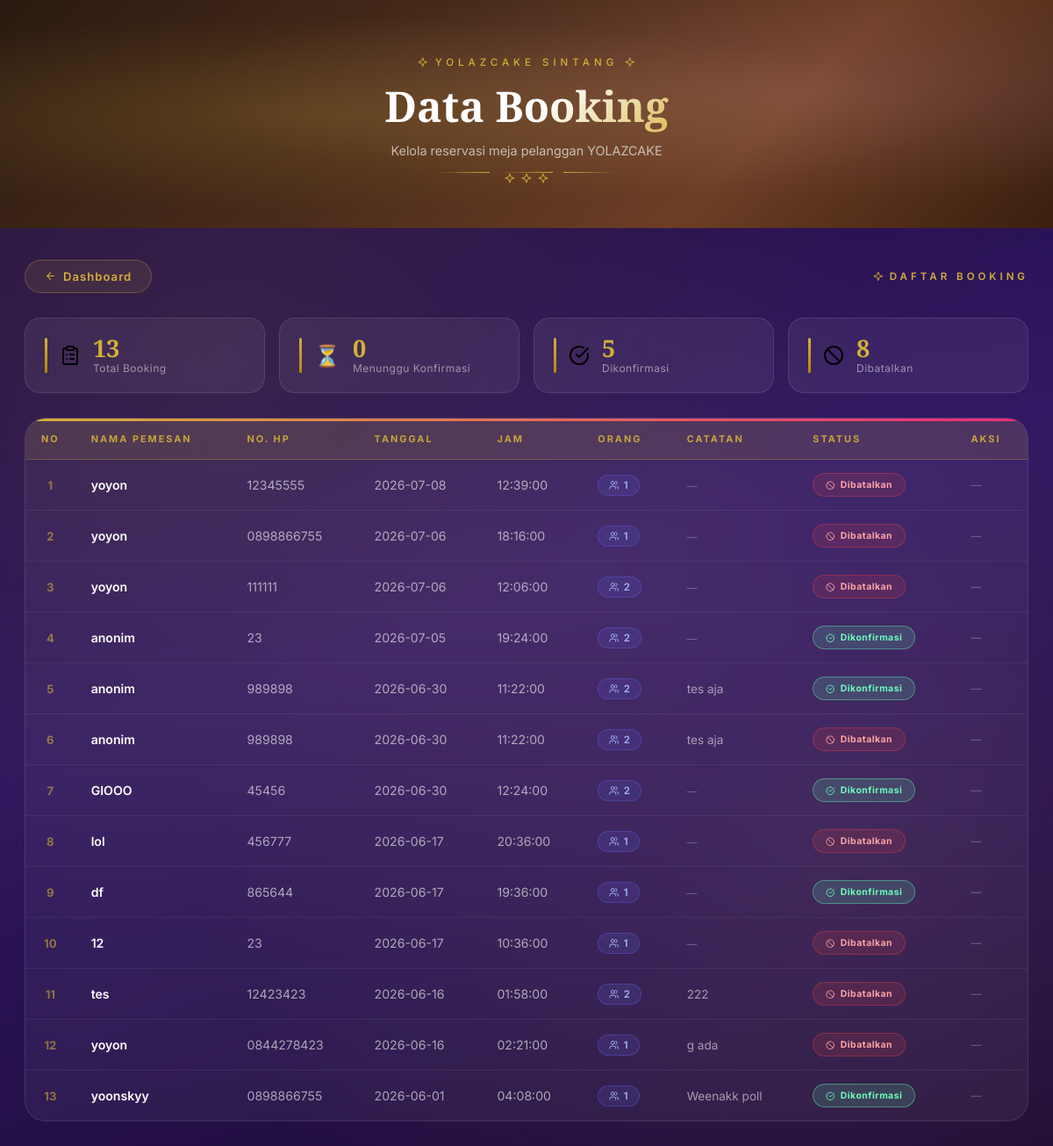
The app's page /booking/admin_booking.php (signed in) with its own data.
### tables this page shows
CREATE TABLE `booking` (
  `id_booking` int(11) NOT NULL,
  `id_member` int(11) DEFAULT NULL,
  `id_user` int(11) DEFAULT NULL,
  `nama_pemesan` varchar(100) NOT NULL,
  `no_hp` varchar(20) NOT NULL,
  `tanggal_booking` date NOT NULL,
  `jam_booking` time NOT NULL,
  `jumlah_orang` int(11) NOT NULL,
  `catatan` text DEFAULT NULL,
  `status` enum('Pending','Dikonfirmasi','Selesai','Dibatalkan') DEFAULT 'Pending',
  `created_at` timestamp NOT NULL DEFAULT current_timestamp(),
  `id_meja` int(11) DEFAULT NULL
);

### booking/admin_booking.php (the view, shortened to what this page needs)
<?php
require_once '../config/koneksi.php';
$csrf = csrf_token();
$query = mysqli_query($conn, "SELECT * FROM booking ORDER BY created_at DESC");
?>
<!DOCTYPE html>
<html lang="id">
<head>
  <link rel="stylesheet" href="../assets/css/lucide-icons.css">
</head>
<body>
<div class="page-hero" id="pageHero">
  <div class="hero-inner">
    <p class="hero-eyebrow"><i data-lucide="sparkle" class="lucide-ic"></i> YOLAZCAKE Sintang <i data-lucide="sparkle" class="lucide-ic"></i></p>
    <h1>Data Booking</h1>
    <p class="hero-sub">Kelola reservasi meja pelanggan YOLAZCAKE</p>
    <div class="hero-divider">
      <span></span><span class="diamond"><i data-lucide="sparkle" class="lucide-ic"></i> <i data-lucide="sparkle" class="lucide-ic"></i> <i data-lucide="sparkle" class="lucide-ic"></i></span><span></span>
    </div>
  </div>
</div>
<div class="page-wrapper">
  <div class="top-bar">
    <a href="../dashboard.php" class="btn-back"><i data-lucide="arrow-left" class="lucide-ic"></i> Dashboard</a>
    <span class="section-eyebrow"><i data-lucide="sparkle" class="lucide-ic"></i> Daftar Booking</span>
  </div>
  <?php
    $stat_query = mysqli_query($conn, "
      SELECT
        COUNT(*) AS total,
        SUM(status='Pending') AS total_pending,
        SUM(status='Dikonfirmasi') AS total_konfirmasi,
        SUM(status='Dibatalkan') AS total_batal
      FROM booking
    ");
    $stats = mysqli_fetch_assoc($stat_query);
    $total_booking     = $stats['total'] ?? 0;
    $total_pending     = $stats['total_pending'] ?? 0;
    $total_konfirmasi  = $stats['total_konfirmasi'] ?? 0;
    $total_batal       = $stats['total_batal'] ?? 0;
  ?>
  <div class="stats-row">
    <div class="stat-card">
      <span class="stat-icon"><i data-lucide="clipboard-list" class="lucide-ic"></i></span>
      <div>
        <div class="stat-val"><?= $total_booking; ?></div>
        <div class="stat-lbl">Total Booking</div>
      </div>
    </div>
    <div class="stat-card">
      <span class="stat-icon">⏳</span>
      <div>
        <div class="stat-val"><?= $total_pending; ?></div>
        <div class="stat-lbl">Menunggu Konfirmasi</div>
      </div>
    </div>
    <div class="stat-card">
      <span class="stat-icon"><i data-lucide="check-circle" class="lucide-ic"></i></span>
      <div>
        <div class="stat-val"><?= $total_konfirmasi; ?></div>
        <div class="stat-lbl">Dikonfirmasi</div>
      </div>
    </div>
    <div class="stat-card">
      <span class="stat-icon"><i data-lucide="ban" class="lucide-ic"></i></span>
      <div>
        <div class="stat-val"><?= $total_batal; ?></div>
        <div class="stat-lbl">Dibatalkan</div>
      </div>
    </div>
  </div>
  <div class="table-card">
    <div class="table-scroll">
    <table>
      <thead>
        <tr>
          <th style="text-align:center;">No</th>
          <th>Nama Pemesan</th>
          <th>No. HP</th>
          <th>Tanggal</th>
          <th>Jam</th>
          <th>Orang</th>
          <th>Catatan</th>
          <th>Status</th>
          <th>Aksi</th>
        </tr>
      </thead>
      <tbody>
        <?php
        $no = 1;
        $rows = mysqli_num_rows($query);
        if($rows > 0):
          while($data = mysqli_fetch_assoc($query)):
            $status = $data['status'];
            $statusClass = 'status-pending';
            $statusIcon  = '⏳';
            if($status === 'Dikonfirmasi'){ $statusClass = 'status-dikonfirmasi'; $statusIcon = '<i data-lucide="check-circle" class="lucide-ic"></i>'; }
            elseif($status === 'Dibatalkan'){ $statusClass = 'status-dibatalkan'; $statusIcon = '<i data-lucide="ban" class="lucide-ic"></i>'; }
        ?>
        <tr>
          <td class="td-no"><?= $no++; ?></td>
          <td class="td-nama"><?= htmlspecialchars($data['nama_pemesan']); ?></td>
          <td style="color:rgba(255,255,255,0.6);"><?= htmlspecialchars($data['no_hp']); ?></td>
          <td style="color:rgba(255,255,255,0.6);"><?= htmlspecialchars($data['tanggal_booking']); ?></td>
          <td style="color:rgba(255,255,255,0.6);"><?= htmlspecialchars($data['jam_booking']); ?></td>
          <td><span class="badge-orang"><i data-lucide="users" class="lucide-ic"></i> <?= htmlspecialchars($data['jumlah_orang']); ?></span></td>
          <td class="td-catatan"><?= $data['catatan'] !== '' ? htmlspecialchars($data['catatan']) : '<span class="td-dash">—</span>'; ?></td>
          <td>
            <span class="status-badge <?= $statusClass; ?>"><?= $statusIcon; ?> <?= htmlspecialchars($status); ?></span>
          </td>
          <td>
            <div class="action-cell">
              <?php if ($status == 'Pending') : ?>
                <a href="ubah_status.php?id=<?= $data['id_booking']; ?>&status=Dikonfirmasi&csrf=<?= urlencode($csrf); ?>"
                   class="btn-act btn-konfirmasi"
                   onclick="return confirm('Konfirmasi booking ini?')"><i data-lucide="check-circle" class="lucide-ic"></i> Konfirmasi</a>
                <a href="ubah_status.php?id=<?= $data['id_booking']; ?>&status=Dibatalkan&csrf=<?= urlencode($csrf); ?>"
                   class="btn-act btn-batalkan"
                   onclick="return confirm('Batalkan booking ini?')"><i data-lucide="ban" class="lucide-ic"></i> Batalkan</a>
                <a href="hapus_booking.php?id=<?= $data['id_booking']; ?>&csrf=<?= urlencode($csrf); ?>"
                   class="btn-act btn-hapus"
                   onclick="return confirm('Yakin ingin menghapus data booking ini?')"><i data-lucide="trash-2" class="lucide-ic"></i> Hapus</a>
              <?php else : ?>
                <span class="td-dash">—</span>
              <?php endif; ?>
            </div>
          </td>
        </tr>
        <?php endwhile; endif; ?>
      </tbody>
    </table>
    </div>
  </div>
</div>
</body>
</html>

### records on screen
booking: nama_pemesan "yoyon", no_hp "12345555", tanggal_booking "2026-07-08", jam_booking "12:39:00", jumlah_orang "1", status "Dibatalkan"
booking: nama_pemesan "yoyon", no_hp "0898866755", tanggal_booking "2026-07-06", jam_booking "18:16:00", jumlah_orang "1", status "Dibatalkan"
booking: nama_pemesan "yoyon", no_hp "111111", tanggal_booking "2026-07-06", jam_booking "12:06:00", jumlah_orang "2", status "Dibatalkan"
booking: nama_pemesan "anonim", no_hp "23", tanggal_booking "2026-07-05", jam_booking "19:24:00", jumlah_orang "2", status "Dikonfirmasi"
booking: nama_pemesan "anonim", no_hp "989898", tanggal_booking "2026-06-30", jam_booking "11:22:00", jumlah_orang "2", catatan "tes aja", status "Dikonfirmasi"
booking: nama_pemesan "anonim", no_hp "989898", tanggal_booking "2026-06-30", jam_booking "11:22:00", jumlah_orang "2", catatan "tes aja", status "Dibatalkan"
booking: nama_pemesan "GIOOO", no_hp "45456", tanggal_booking "2026-06-30", jam_booking "12:24:00", jumlah_orang "2", status "Dikonfirmasi"
booking: nama_pemesan "lol", no_hp "456777", tanggal_booking "2026-06-17", jam_booking "20:36:00", jumlah_orang "1", status "Dibatalkan"
booking: nama_pemesan "df", no_hp "865644", tanggal_booking "2026-06-17", jam_booking "19:36:00", jumlah_orang "1", status "Dikonfirmasi"
booking: nama_pemesan "12", no_hp "23", tanggal_booking "2026-06-17", jam_booking "10:36:00", jumlah_orang "1", status "Dibatalkan"
booking: nama_pemesan "tes", no_hp "12423423", tanggal_booking "2026-06-16", jam_booking "01:58:00", jumlah_orang "2", catatan "222", status "Dibatalkan"
booking: nama_pemesan "yoyon", no_hp "0844278423", tanggal_booking "2026-06-16", jam_booking "02:21:00", jumlah_orang "1", catatan "g ada", status "Dibatalkan"
booking: nama_pemesan "yoonskyy", no_hp "0898866755", tanggal_booking "2026-06-01", jam_booking "04:08:00", jumlah_orang "1", catatan "Weenakk poll", status "Dikonfirmasi"

### other values on screen
$total_booking "13"
$total_pending "0"
$total_konfirmasi "5"
$total_batal "8"
